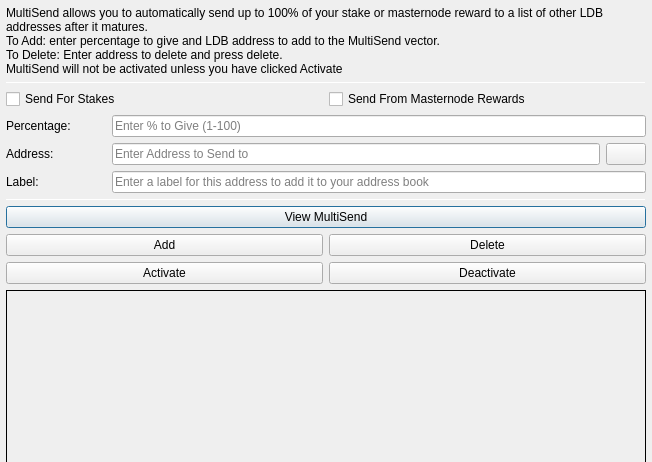
<?xml version="1.0" encoding="UTF-8"?>
<ui version="4.0">
 <class>MultiSendDialog</class>
 <widget class="QDialog" name="MultiSendDialog">
  <property name="windowModality">
   <enum>Qt::NonModal</enum>
  </property>
  <property name="geometry">
   <rect>
    <x>0</x>
    <y>0</y>
    <width>652</width>
    <height>300</height>
   </rect>
  </property>
  <property name="windowTitle">
   <string>MultiSend</string>
  </property>
  <layout class="QVBoxLayout" name="verticalLayout" stretch="0">
   <property name="leftMargin">
    <number>6</number>
   </property>
   <property name="topMargin">
    <number>6</number>
   </property>
   <property name="rightMargin">
    <number>6</number>
   </property>
   <property name="bottomMargin">
    <number>6</number>
   </property>
   <item>
    <layout class="QVBoxLayout" name="verticalLayout_Main" stretch="1,1,1,0,1,1,1">
     <item>
      <widget class="QLabel" name="label_2">
       <property name="lineWidth">
        <number>1</number>
       </property>
       <property name="text">
        <string>MultiSend allows you to automatically send up to 100% of your stake or masternode reward to a list of other LDB addresses after it matures.
To Add: enter percentage to give and LDB address to add to the MultiSend vector.
To Delete: Enter address to delete and press delete.
MultiSend will not be activated unless you have clicked Activate</string>
       </property>
       <property name="alignment">
        <set>Qt::AlignLeading|Qt::AlignLeft|Qt::AlignTop</set>
       </property>
       <property name="wordWrap">
        <bool>true</bool>
       </property>
      </widget>
     </item>
     <item>
      <widget class="Line" name="line">
       <property name="minimumSize">
        <size>
         <width>0</width>
         <height>1</height>
        </size>
       </property>
       <property name="maximumSize">
        <size>
         <width>16777215</width>
         <height>1</height>
        </size>
       </property>
       <property name="orientation">
        <enum>Qt::Horizontal</enum>
       </property>
      </widget>
     </item>
     <item>
      <layout class="QVBoxLayout" name="verticalLayout_Settings">
       <item>
        <layout class="QHBoxLayout" name="horizontalLayout">
         <item>
          <widget class="QCheckBox" name="multiSendStakeCheckBox">
           <property name="text">
            <string>Send For Stakes</string>
           </property>
          </widget>
         </item>
         <item>
          <widget class="QCheckBox" name="multiSendMasternodeCheckBox">
           <property name="text">
            <string>Send From Masternode Rewards</string>
           </property>
          </widget>
         </item>
        </layout>
       </item>
       <item>
        <layout class="QHBoxLayout" name="horizontalLayout_6">
         <item>
          <widget class="QLabel" name="label">
           <property name="minimumSize">
            <size>
             <width>100</width>
             <height>0</height>
            </size>
           </property>
           <property name="toolTip">
            <string>Percentage of stake to send</string>
           </property>
           <property name="text">
            <string>Percentage:</string>
           </property>
          </widget>
         </item>
         <item>
          <widget class="QLineEdit" name="multiSendPercentEdit">
           <property name="toolTip">
            <string>Enter whole numbers 1 - 100</string>
           </property>
           <property name="placeholderText">
            <string>Enter % to Give (1-100)</string>
           </property>
          </widget>
         </item>
        </layout>
       </item>
       <item>
        <layout class="QHBoxLayout" name="horizontalLayout_7">
         <item>
          <widget class="QLabel" name="label_5">
           <property name="minimumSize">
            <size>
             <width>100</width>
             <height>0</height>
            </size>
           </property>
           <property name="toolTip">
            <string>Address to send portion of stake to</string>
           </property>
           <property name="text">
            <string>Address:</string>
           </property>
          </widget>
         </item>
         <item>
          <widget class="QLineEdit" name="multiSendAddressEdit">
           <property name="toolTip">
            <string/>
           </property>
           <property name="placeholderText">
            <string>Enter Address to Send to</string>
           </property>
          </widget>
         </item>
         <item>
          <widget class="QPushButton" name="addressBookButton">
           <property name="maximumSize">
            <size>
             <width>16777215</width>
             <height>32</height>
            </size>
           </property>
           <property name="toolTip">
            <string>Choose an address from the address book</string>
           </property>
           <property name="text">
            <string/>
           </property>
           <property name="icon">
            <iconset resource="../ldbcoin.qrc">
             <normaloff>:/icons/address-book</normaloff>:/icons/address-book</iconset>
           </property>
           <property name="shortcut">
            <string>Alt+A</string>
           </property>
           <property name="autoDefault">
            <bool>false</bool>
           </property>
          </widget>
         </item>
        </layout>
       </item>
      </layout>
     </item>
     <item>
      <layout class="QHBoxLayout" name="horizontalLayout_3">
       <item>
        <widget class="QLabel" name="label_3">
         <property name="minimumSize">
          <size>
           <width>100</width>
           <height>0</height>
          </size>
         </property>
         <property name="text">
          <string>Label:</string>
         </property>
        </widget>
       </item>
       <item>
        <widget class="QLineEdit" name="labelAddressLabelEdit">
         <property name="placeholderText">
          <string>Enter a label for this address to add it to your address book</string>
         </property>
        </widget>
       </item>
      </layout>
     </item>
     <item>
      <widget class="Line" name="line_2">
       <property name="minimumSize">
        <size>
         <width>0</width>
         <height>1</height>
        </size>
       </property>
       <property name="maximumSize">
        <size>
         <width>16777215</width>
         <height>1</height>
        </size>
       </property>
       <property name="orientation">
        <enum>Qt::Horizontal</enum>
       </property>
      </widget>
     </item>
     <item>
      <layout class="QVBoxLayout" name="verticalLayout_Buttons">
       <item>
        <layout class="QHBoxLayout" name="horizontalLayout_4">
         <item>
          <widget class="QPushButton" name="viewButton">
           <property name="toolTip">
            <string/>
           </property>
           <property name="statusTip">
            <string>View MultiSend Vector</string>
           </property>
           <property name="text">
            <string>View MultiSend</string>
           </property>
          </widget>
         </item>
        </layout>
       </item>
       <item>
        <layout class="QHBoxLayout" name="horizontalLayout_2">
         <item>
          <widget class="QPushButton" name="addButton">
           <property name="toolTip">
            <string/>
           </property>
           <property name="statusTip">
            <string>Add to MultiSend Vector</string>
           </property>
           <property name="text">
            <string>Add</string>
           </property>
          </widget>
         </item>
         <item>
          <widget class="QPushButton" name="deleteButton">
           <property name="toolTip">
            <string/>
           </property>
           <property name="statusTip">
            <string>Delete Address From MultiSend Vector</string>
           </property>
           <property name="text">
            <string>Delete</string>
           </property>
          </widget>
         </item>
        </layout>
       </item>
       <item>
        <layout class="QHBoxLayout" name="horizontalLayout_5">
         <item>
          <widget class="QPushButton" name="activateButton">
           <property name="statusTip">
            <string>Activate MultiSend</string>
           </property>
           <property name="text">
            <string>Activate</string>
           </property>
          </widget>
         </item>
         <item>
          <widget class="QPushButton" name="disableButton">
           <property name="statusTip">
            <string>Deactivate MultiSend</string>
           </property>
           <property name="text">
            <string>Deactivate</string>
           </property>
          </widget>
         </item>
        </layout>
       </item>
      </layout>
     </item>
     <item>
      <widget class="QLabel" name="message">
       <property name="minimumSize">
        <size>
         <width>0</width>
         <height>180</height>
        </size>
       </property>
       <property name="frameShape">
        <enum>QFrame::Panel</enum>
       </property>
       <property name="frameShadow">
        <enum>QFrame::Plain</enum>
       </property>
       <property name="lineWidth">
        <number>1</number>
       </property>
       <property name="midLineWidth">
        <number>1</number>
       </property>
       <property name="text">
        <string/>
       </property>
       <property name="alignment">
        <set>Qt::AlignLeading|Qt::AlignLeft|Qt::AlignTop</set>
       </property>
       <property name="wordWrap">
        <bool>true</bool>
       </property>
      </widget>
     </item>
    </layout>
   </item>
  </layout>
 </widget>
 <resources>
  <include location="../ldbcoin.qrc"/>
 </resources>
 <connections/>
</ui>
